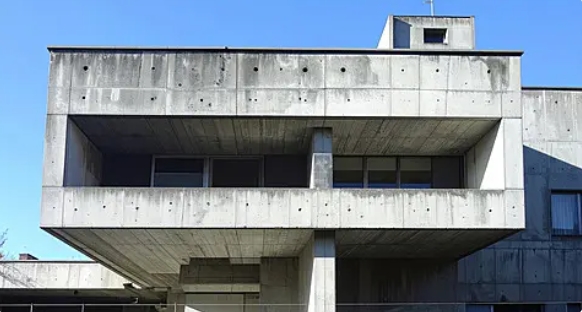
#> input picture 0326/building.png, 582 x 312 px, found by its file name
$ python 0326task4.py
#> lines starting #> are read from the running program, lines starting #| are printed output that depends on the picture
import cv2 as cv
import numpy as np
import matplotlib.pyplot as plt

img=cv.imread('0326/building.png')
#> img is the input picture: shape (312, 582, 3); mean B, G, R 149.4, 135.6, 120.8
rows,cols,ch=img.shape
#> rows = 312; cols = 582; ch = 3

pts1 = np.float32([[100,100],[300,100],[100,400]])
pts2 = np.float32([[45,100],[240,55],[100,250]])

M = cv.getAffineTransform(pts1, pts2)
dst = cv.warpAffine(img,M, (cols, rows))
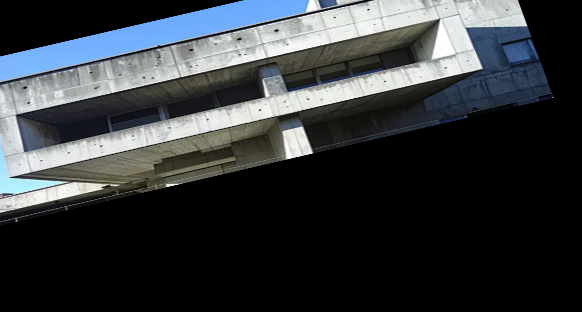
#> dst: shape (312, 582, 3); mean B, G, R 60, 56.8, 52.8
dst_rgb = cv.cvtColor(dst, cv.COLOR_BGR2RGB)
img_rgb = cv.cvtColor(img, cv.COLOR_BGR2RGB)

plt.subplot(121), plt.imshow(img_rgb), plt.title('Input')
plt.subplot(122), plt.imshow(dst_rgb), plt.title('Output')
plt.show()
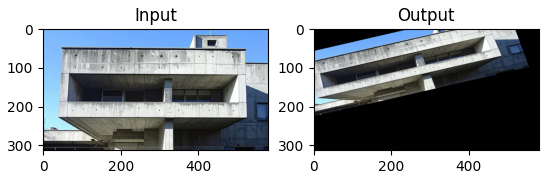
#> figure drawn by matplotlib, 2 panels
